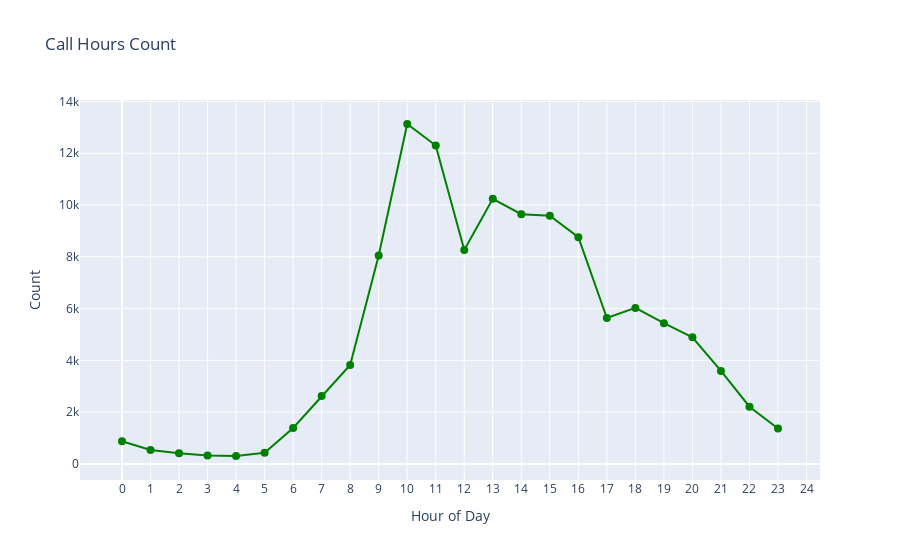

Source (notebook cell):
### Code cell
# Assuming 'Time' is already in timestamp format
df1['Hour'] = df1['Time'].dt.hour

# Create a line chart with Plotly graph_objects
fig = go.Figure()

fig.add_trace(go.Scatter(
    x=df1['Hour'].value_counts().sort_index().index,
    y=df1['Hour'].value_counts().sort_index().values,
    mode='lines+markers',
    line=dict(color='green'),
    marker=dict(color='green', size=8),
    text=df1['Hour'].value_counts().sort_index().values,
    textposition='top center',  # Adjust text position here
))

fig.update_layout(
    title="Call Hours Count",
    xaxis_title="Hour of Day",
    yaxis_title="Count",
    xaxis=dict(tickvals=list(range(25))),
)

# Show the plot
fig.show()

### Figure 1 — Plotly figure (JSON) as saved in the notebook; plotly's stock layout.template omitted (floating-point values rounded to 4 significant figures)
{"data": [{"line": {"color": "green"}, "marker": {"color": "green", "size": 8}, "mode": "lines+markers", "text": [879, 542, 411, 324, 307, 434, 1390, 2624, 3821, 8052, 13128, 12298, 8264, 10238, 9646, 9586, 8756, 5636, 6026, 5437, 4889, 3592, 2211, 1366], "textposition": "top center", "type": "scatter", "x": [0, 1, 2, 3, 4, 5, 6, 7, 8, 9, 10, 11, 12, 13, 14, 15, 16, 17, 18, 19, 20, 21, 22, 23], "y": [879, 542, 411, 324, 307, 434, 1390, 2624, 3821, 8052, 13128, 12298, 8264, 10238, 9646, 9586, 8756, 5636, 6026, 5437, 4889, 3592, 2211, 1366]}], "layout": {"title": {"text": "Call Hours Count"}, "xaxis": {"tickvals": [0, 1, 2, 3, 4, 5, 6, 7, 8, 9, 10, 11, 12, 13, 14, 15, 16, 17, 18, 19, 20, 21, 22, 23, 24], "title": {"text": "Hour of Day"}}, "yaxis": {"title": {"text": "Count"}}}}
